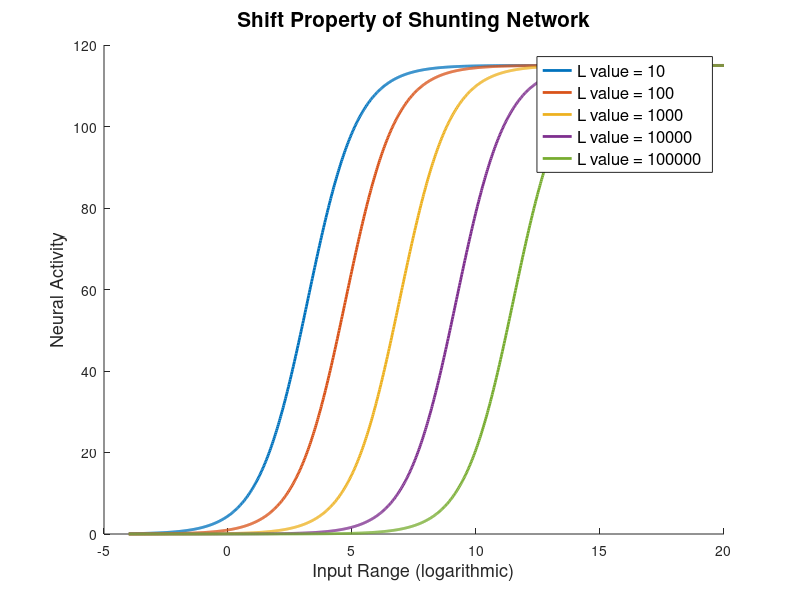
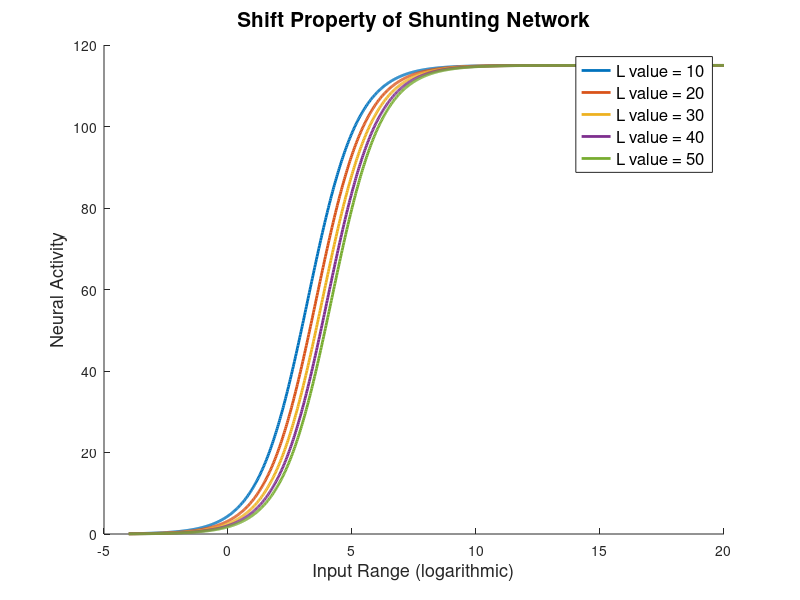
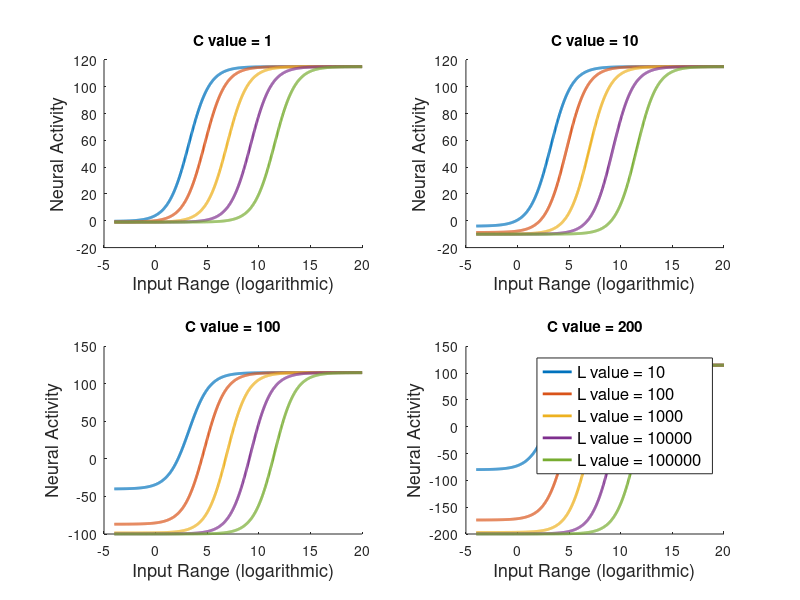
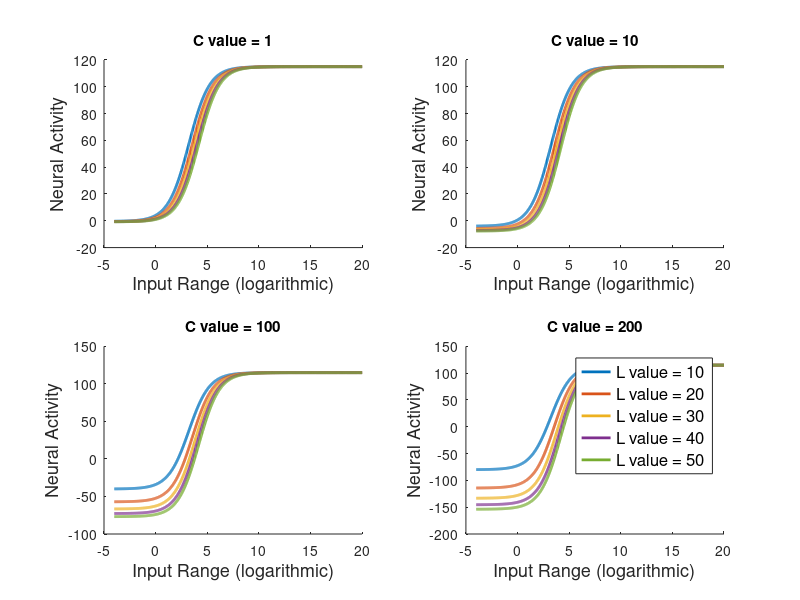

Here is the MATLAB script that generated these plots, in order:
%% Homework 3 for CN510 %%

clc
clear all

% first section of homework: a shunting network of the shift property 


% Set the parameters 

A = 15; % constant
B = 115; % approximate for sodium channel
x_start = -4; % begin with an x value of 0, x(0) = 0
x_end = 20; % final x value 
Le = 10 .^(1:5); % list of our L log values
Ll = 10 .* (1:5); % list of our L linear values 

M = linspace(x_start, x_end, 1000); % generates a vector

%create the graph by changing our L vlues logarthic
figure(1); % create first figure
hold on;
for i = 1:5 
    L = Le(i); %creating L to be our logarthic values 
    x = (B .* exp(M))./( A + exp(M) + L); % shunting network (activity of one neuron)
    plot(M,x, 'LineWidth',2);
end

title('Shift Property of Shunting Network', 'FontSize',15)
ylabel('Neural Activity', 'FontSize',13)
xlabel('Input Range (logarithmic)', 'FontSize',13)

%create a loop for labeling our legends to be clear on the graph
Ltext = cell(5,1); 
for i = 1 : 5
    Ltext{i} = sprintf('L value = %d', Le(i));
end 
legend(Ltext,'FontSize',12);

%create the graph by changing our L values linearly
figure(2); 
hold on;
for i = 1:5
    L = Ll(i); %creating L to be our linear values 
    x = (B .* exp(M))./( A + exp(M) + L); % shunting network (activity of one neuron)
    plot(M,x,'LineWidth',2);
end

title('Shift Property of Shunting Network', 'FontSize',15)
ylabel('Neural Activity', 'FontSize',13)
xlabel('Input Range (logarithmic)', 'FontSize',13)

%create a loop for labeling our legends to be clear on the graph
Ltext = cell(5,1);
for (i = 1 : 5)
    Ltext{i} = sprintf('L value = %d', Ll(i));
end 
legend(Ltext,'FontSize',12);

%% part b of homework 3 %%
% Set the parameters 

A = 15; % constant
B = 115; % approximate for sodium channel
x_start = -4; % begin with an x value of 0, x(0) = 0
x_end = 20; % final x value 
Le = 10 .^(1:5); % list of our L log values
Ll = 10 .* (1:5); % list of our L linear values 
C = [1, 10, 100, 200]; %C values to manipulate on graph

M = linspace(x_start, x_end, 1000); % generates a vector

%loop that includes changing values of C and L (logarthic)
figure(3);
for r = 1:4 
    c = C(r);
    subplot(2,2,r);
    hold on;
for i = 1:5
    L = Le(i); %values of L that we need to count by
    x = (B .* exp(M) - (c * L))./( A + exp(M) + L); % shunting network (activity of one neuron)
    plot(M,x,'LineWidth', 2);
end
    title(sprintf('C value = %.d', c));
    ylabel('Neural Activity', 'FontSize',13)
    xlabel('Input Range (logarithmic)', 'FontSize',13)
end 

Ltext = cell(5,1);
for i = 1 : 5
    Ltext{i} = sprintf('L value = %d', Le(i));
end 
legend(Ltext,'FontSize',12);

%loop that includes changing values of C and L (linear)
figure(4);
for r = 1:4 % all the values of C that we are going to use
    c = C(r);
    subplot(2,2,r);
    hold on;
for i = 1:5 % these are the values of L that we are going to use 
    L = Ll(i);
    x = (B .* exp(M) - (c * L))./( A + exp(M) + L); % shunting network (activity of one neuron)
    plot(M,x,'LineWidth', 2);
end
    title(sprintf('C value = %.d', c));
    ylabel('Neural Activity', 'FontSize',13)
    xlabel('Input Range (logarithmic)', 'FontSize',13)
end 

Ltext = cell(5,1);
for i = 1 : 5
    Ltext{i} = sprintf('L value = %d', Ll(i));
end 
legend(Ltext, 'FontSize', 12);
%% part c of homework 3 %%
A = 15; % constant constant
B = 10; % 
L = 1; % L is now a constant
I = 10; %holding our input constant for demonstration of graph
x_start = 0; % begin with an x value of 0, x(0) = 0
x_inc = .01; 
x_end = 1; % final x value 
time = x_start:x_inc:x_end;
x = zeros(length(time), 1); %initalize x 
dx = 0;
C = [1, 10, 100, 200]; %values for c

% this is the plot that we are going to use in order to demonstrate our
% change in c over time 
figure(5)
for i = 1:4 % different value of C to indicate different times 
    c = C(i);
    subplot(2,2,i);
for t = 1:(length(time) - 1)
    dx = ((-1 * A * x(t)) + ((B - x(t))* I) - ((x(t) +c) * L)) * x_inc; 
    x(t + 1) = x(t) + dx;
end
plot(time, x,'LineWidth', 2)
title(sprintf('C value = %.d', c));
ylabel('Neural Activity', 'FontSize',13)
xlabel('time', 'FontSize',13)
ylim([-10,10])
end
